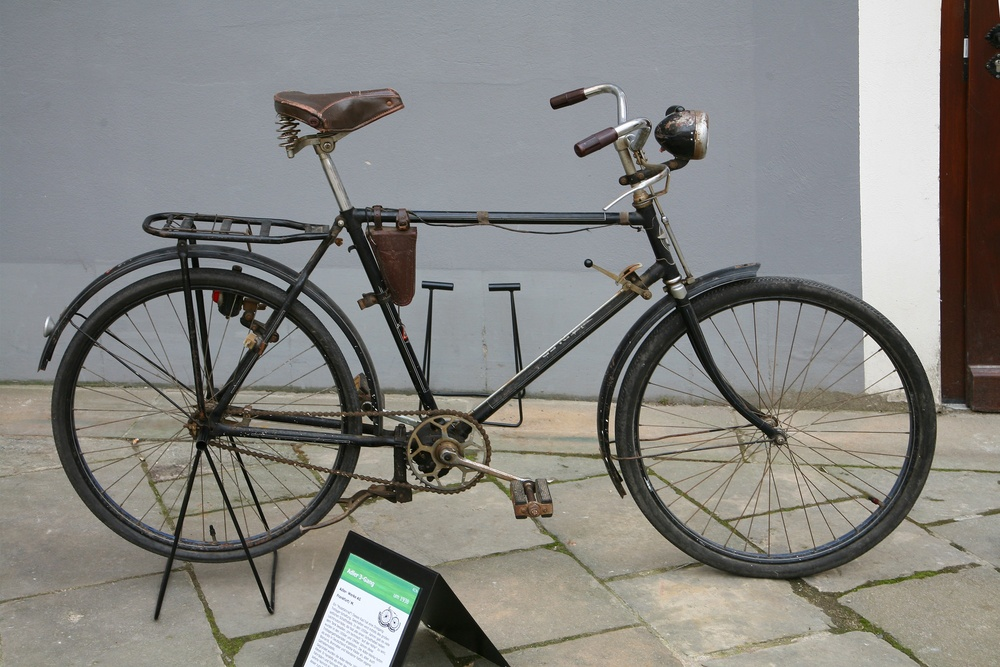
#> input picture backend/img_original/bicicleta.jpg, 1000 x 667 px, shrunk from 3000 x 2000 before the run
$ python -i shadow_effects.py   (imports and definitions only)
#> lines starting #> are read from the running program, lines starting #| are printed output that depends on the picture; after the words box and inside, x2 and y2 are one past the last pixel; in counts of white or black regions, pixels touching at a corner belong together
#> further down, picture is the input picture: PIL image 1000x667 RGB; mean R, G, B 132.2, 131.5, 127.9
"""
Shadow Effects Module for Masterpost Worker
Simplified version for HF Spaces deployment
"""

from PIL import Image, ImageFilter
import logging

logger = logging.getLogger(__name__)

def apply_simple_drop_shadow(image, intensity=0.5):
    """
    Simplified drop shadow - optimized for performance

    Args:
        image: PIL Image with RGBA (transparent background)
        intensity: Shadow darkness 0.0-1.0

    Returns:
        PIL Image with drop shadow on white background
    """
#> called with intensity = 0.5
    logger.info(f"[SHADOW] Applying drop shadow, intensity={intensity}")

    try:
        # Ensure RGBA mode
        if image.mode != 'RGBA':
            image = image.convert('RGBA')

        width, height = image.size
#> width = 1000; height = 667

        # Shadow parameters (fixed for simplicity and performance)
        offset_x = 15
        offset_y = 15
        blur_radius = 20

        # Create expanded canvas for shadow
        padding = blur_radius + offset_x + offset_y
        shadow_size = (width + padding * 2, height + padding * 2)
#> shadow_size = (1100, 767)

        # Extract alpha channel for shadow mask
        alpha = image.split()[3]
#> alpha: PIL image 1000x667 L; every value is 255

        # Create shadow layer
        shadow = Image.new('RGBA', image.size, (0, 0, 0, 0))
#> shadow: PIL image 1000x667 RGBA; every value is 0
        shadow_alpha = alpha.point(lambda x: int(x * intensity) if x > 10 else 0)
#> shadow_alpha: PIL image 1000x667 L; every value is 127
        shadow.paste((100, 100, 100, 255), (0, 0), shadow_alpha)

        # Apply Gaussian blur to shadow
        shadow = shadow.filter(ImageFilter.GaussianBlur(blur_radius))

        # Create final canvas with WHITE background
        result = Image.new('RGB', shadow_size, (255, 255, 255))
#> result: PIL image 1100x767 RGB; every value is 255

        # Position shadow with offset
        shadow_x = padding + offset_x
        shadow_y = padding + offset_y

        # Paste shadow (convert to RGB for white background)
        shadow_rgb = Image.new('RGB', shadow.size, (255, 255, 255))
#> shadow_rgb: PIL image 1000x667 RGB; every value is 255
        shadow_rgb.paste(shadow, mask=shadow.split()[3] if shadow.mode == 'RGBA' else None)
#> shadow_rgb: PIL image 1000x667 RGB; every value is 178
        result.paste(shadow_rgb, (shadow_x, shadow_y))
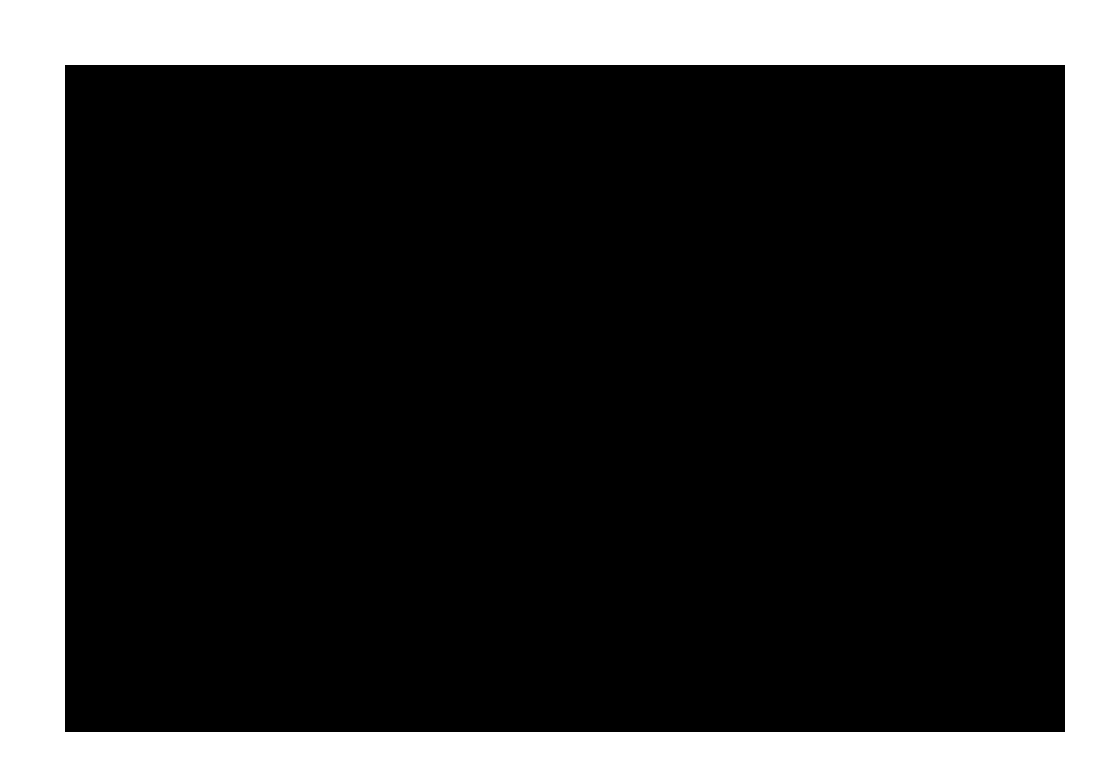
#> result: PIL image 1100x767 RGB; values 178 (black) and 255 (white), 20.9% white; 1 white region, box (x1, y1, x2, y2) and area: (0, 0, 1100, 767) 176700

        # Paste original product on top of shadow
        result.paste(image, (padding, padding), image)
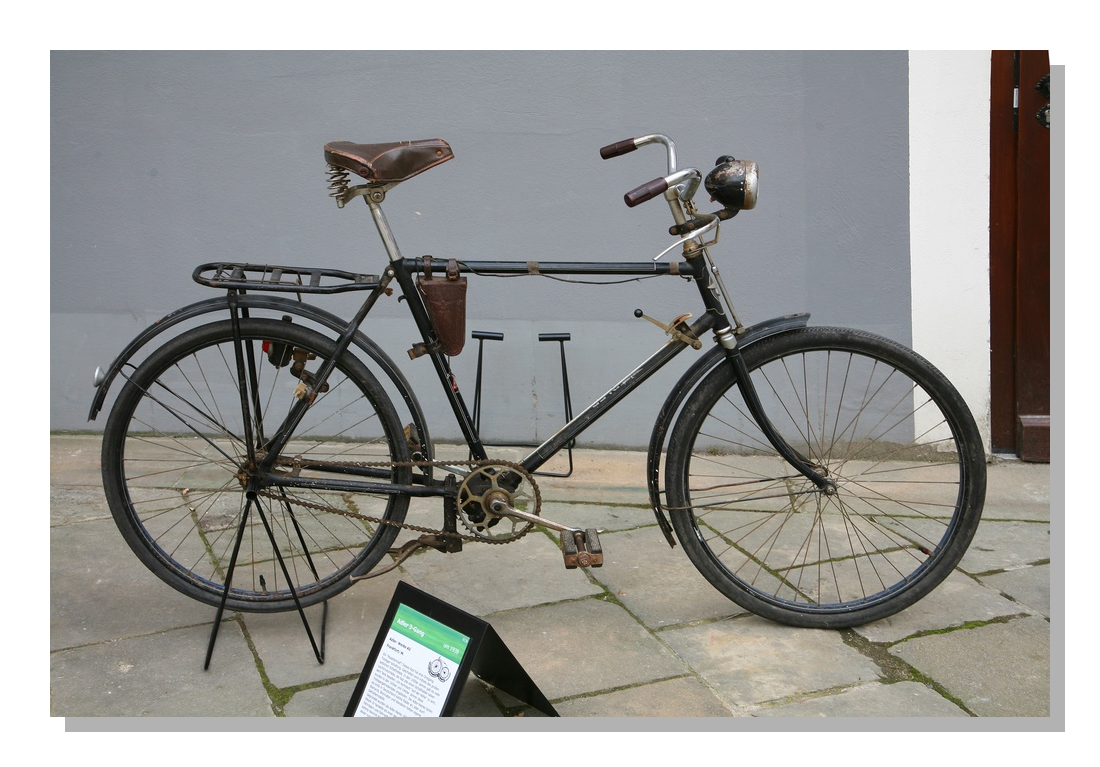
#> result: PIL image 1100x767 RGB; mean R, G, B 155.6, 155.1, 152.3

        logger.info(f"✓ Shadow applied successfully, result size: {result.size}")
        return result

    except Exception as e:
        logger.error(f"Shadow application failed: {e}")
        # Return image on white background as fallback
        fallback = Image.new('RGB', image.size, (255, 255, 255))
        fallback.paste(image, (0, 0), image if image.mode == 'RGBA' else None)
        return fallback

>>> from PIL import Image
>>> picture = Image.open('../../../backend/img_original/bicicleta.jpg')
>>> result = apply_simple_drop_shadow(picture)
